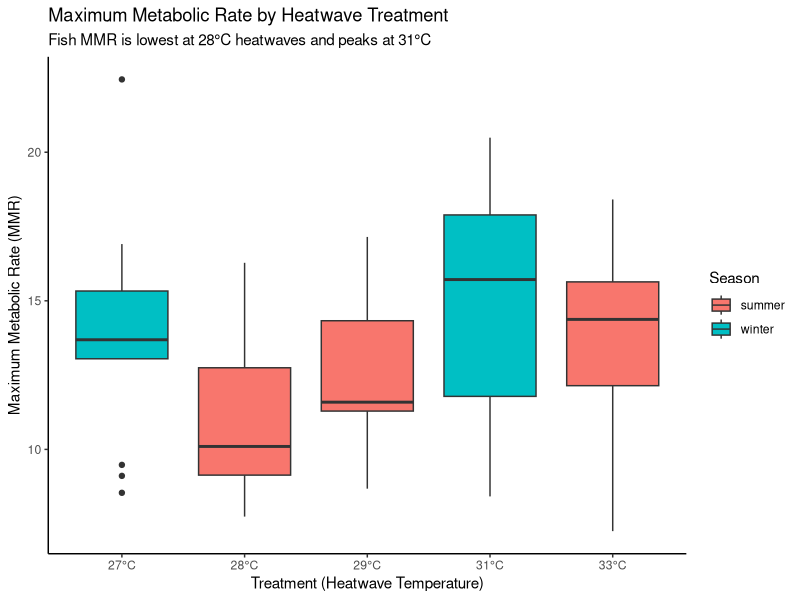
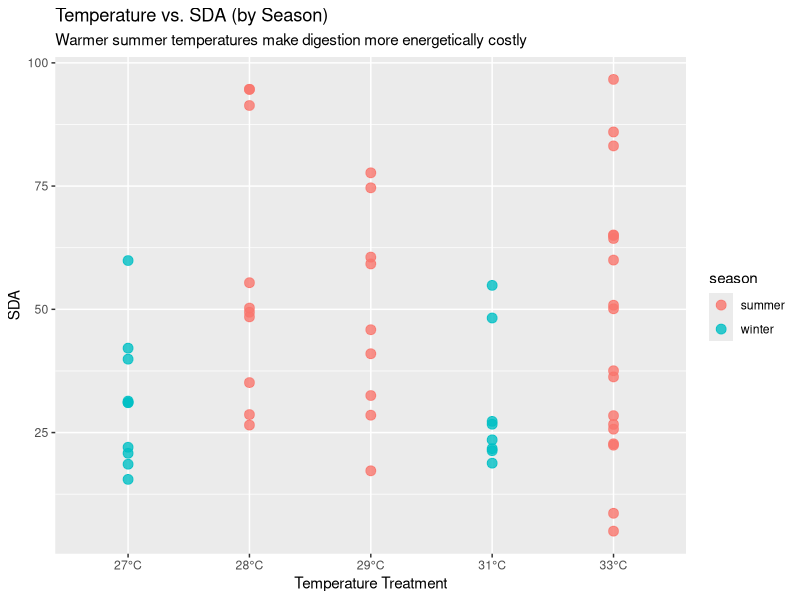
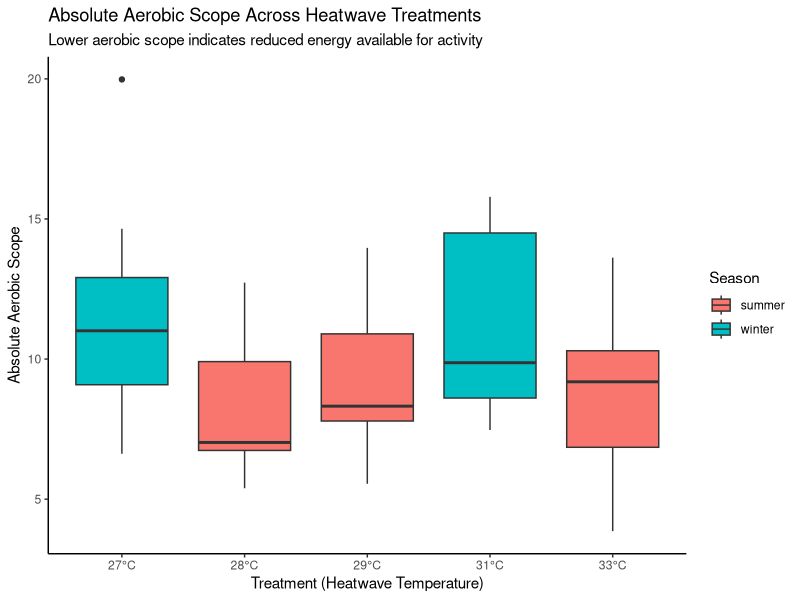
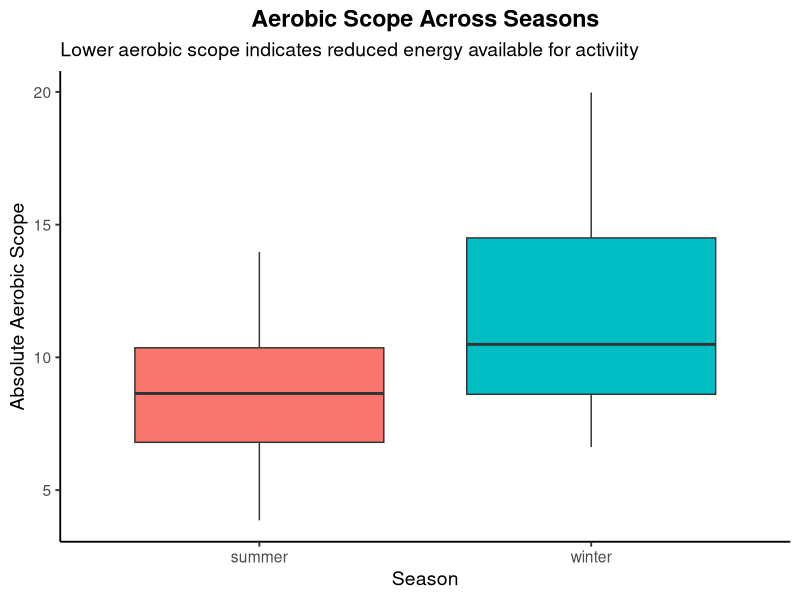
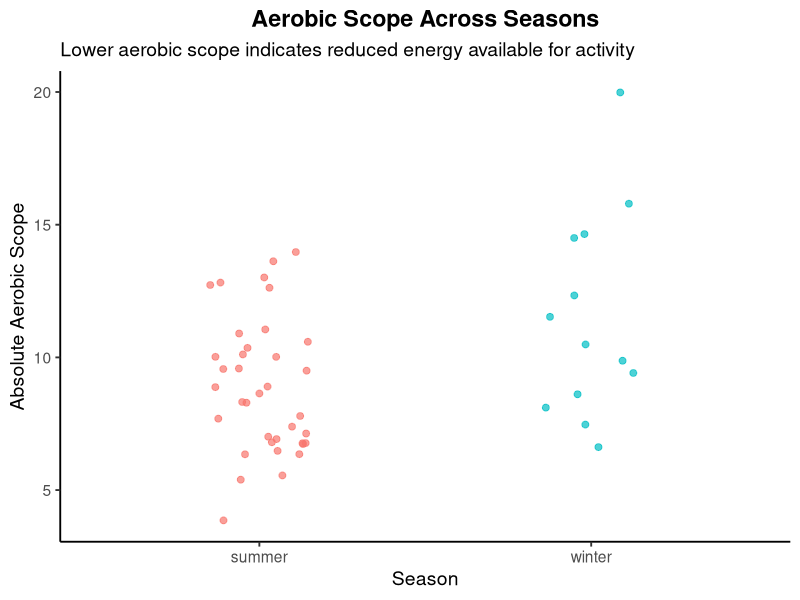
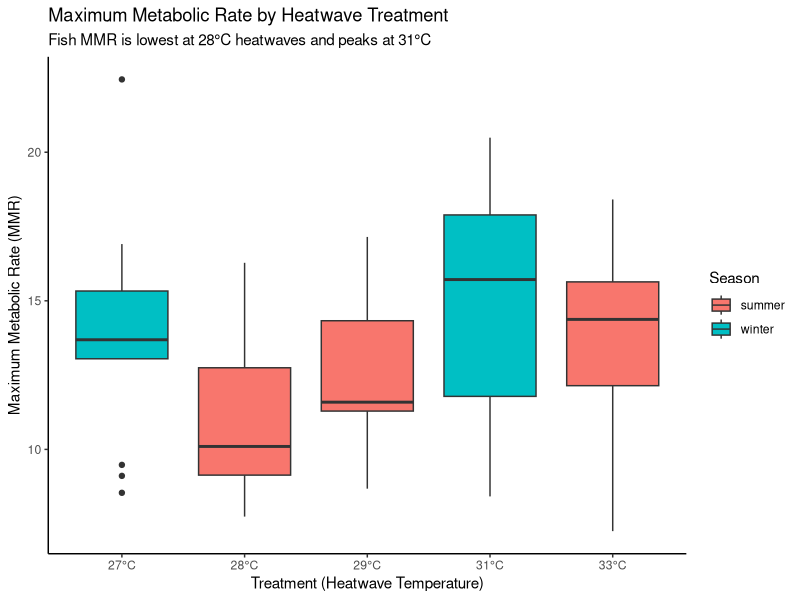
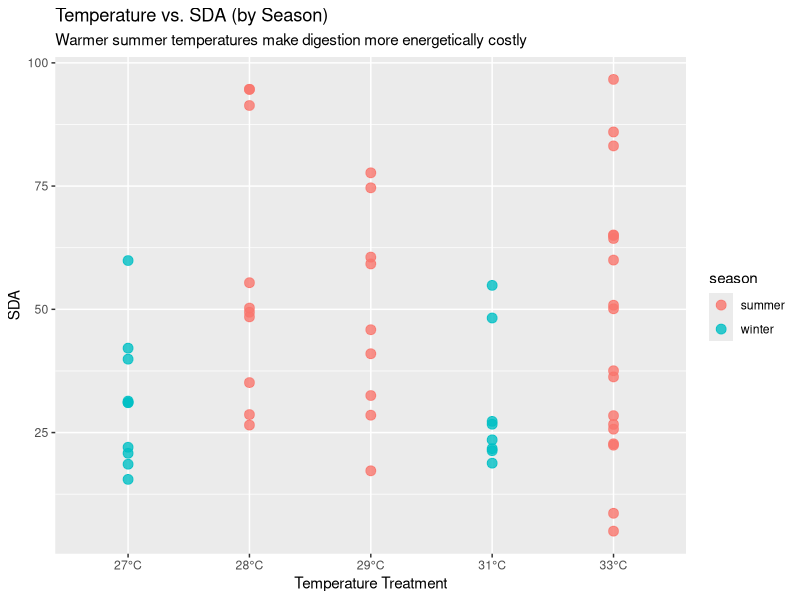
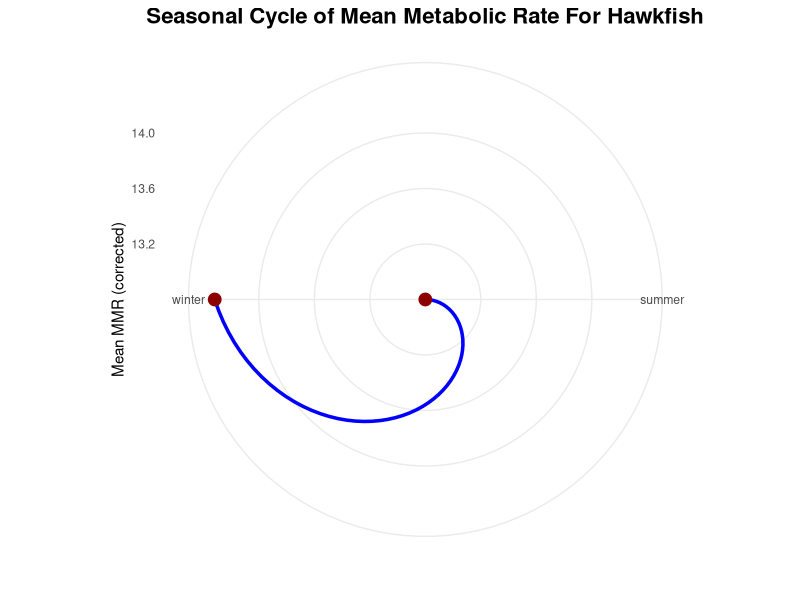

R code for these plots, in order: (Note: this script raises an error after producing the figures.)
## ---- chunk 1
library(tidyverse)
library(broom)
library(viridisLite)
library(ggplot2)
## ---- chunk 2
heatwaves_coral_fish <- read_csv("../data/VanWert_etal_2023_hawkfish.csv")
glimpse(heatwaves_coral_fish)
## ---- chunk 3
heatwaves_coral_fish_clean <- heatwaves_coral_fish |>
  rename(wet_mass = bw_g,
         total_length = tl_cm,
         standard_length = sl_cm,
         max_metabolic_rate = mmr_corrected,
         standard_metabolic_rate = smr_low10_all,
         absolute_aerobic_scope = aas_corrected,
         factorial_aerobic_scope = fas,
         SDA_coeff = sda_coeff,
         temp_of_arrhythmia = tarr,
         peak_max_heart_rate = fhmax_peak,
         temp_at_max_heart_rate = tpeak)
## ---- chunk 4

heatwave_vs_mmr <- heatwaves_coral_fish_clean |>
  filter(treatment_new != "wild") |>
  ggplot(aes(x = treatment_new, y = max_metabolic_rate, fill = season)) +
  geom_boxplot(position = position_dodge(width = 0.8)) +
  scale_x_discrete(labels = function(x) paste0(x, "°C")) +
  labs(
    title = "Maximum Metabolic Rate by Heatwave Treatment",
    subtitle = "Fish MMR is lowest at 28°C heatwaves and peaks at 31°C",
    x = "Treatment (Heatwave Temperature)",
    y = "Maximum Metabolic Rate (MMR)",
    fill = "Season"
  ) +
  theme_classic()

# Save the plot
ggsave("fig_mmr_vs_heatwave_boxplot.png", heatwave_vs_mmr, width = 7, height = 5)

heatwave_vs_mmr
## ---- chunk 5

temp_energy_season <- heatwaves_coral_fish_clean |>
  filter(treatment_new != "wild") |>
  ggplot(aes(x = treatment_new, y = SDA_integrated, color = season)) +
  geom_point(alpha = 0.8, size = 3) +
  scale_x_discrete(labels = function(x) ifelse(x == "wild", "wild", paste0(x, "°C"))) +
  labs(
    title = "Temperature vs. SDA (by Season)",
    subtitle = "Warmer summer temperatures make digestion more energetically costly",
    x = "Temperature Treatment",
    y = "SDA"
  )

# Save the plot
ggsave("fig_temp_energy_season_scatterplot.png", temp_energy_season, width = 7, height = 5)

temp_energy_season
## ---- chunk 6

season_means <- heatwaves_coral_fish_clean |>
  group_by(season) |>
  summarise(mean_mmr = mean(max_metabolic_rate, na.rm = TRUE))


seasonal_cycle <- ggplot(season_means, aes(x = season, y = mean_mmr, group = 1)) +
  geom_line(size = 1.2, color = "blue") +
  geom_point(size = 4, color = "darkred") +
  coord_polar() +
  theme_minimal() +
  labs(
    title = "Seasonal Cycle of Mean Metabolic Rate For Hawkfish",
    x = "",
    y = "Mean MMR (corrected)"
  ) +
  theme(
    plot.title = element_text(size = 16, face = "bold", hjust = 0.5)
   
  )

#save plot
ggsave("fig_polar_plot_metabolic_rate_per_season.png", seasonal_cycle, width = 7, height = 5)


## ---- chunk 7

aerobic_scope_treatment <- heatwaves_coral_fish_clean |>
  filter(treatment_new != "wild") |>
  mutate(treatment_new = factor(treatment_new,
                                levels = c("27", "28", "29", "31", "33"))) |>
  ggplot(aes(x = treatment_new,
             y = absolute_aerobic_scope,
             fill = season)) +
  geom_boxplot(position = position_dodge(width = 0.8)) +
  scale_x_discrete(labels = function(x) paste0(x, "°C")) +
  labs(
    title = "Absolute Aerobic Scope Across Heatwave Treatments",
    subtitle = "Lower aerobic scope indicates reduced energy available for activity",
    x = "Treatment (Heatwave Temperature)",
    y = "Absolute Aerobic Scope",
    fill = "Season"
  ) +
  theme_classic()

aerobic_scope_treatment
# Save the plot
ggsave("fig_aerobic_vs_heatwave_boxplot.png", aerobic_scope_treatment, width = 7, height = 5)

## ---- chunk 8
heatwaves_coral_fish_clean |>
  ggplot(aes(x = season, y = absolute_aerobic_scope, fill = season)) +
  geom_boxplot() +
  labs(
    title = "Aerobic Scope Across Seasons",
    subtitle = "Lower aerobic scope indicates reduced energy available for activiity",
    x = "Season",
    y = "Absolute Aerobic Scope"
  ) +
  theme_classic(base_size = 14) +
  theme(
    legend.position = "none",
    plot.title = element_text(face = "bold", hjust = 0.5)
  )

heatwaves_coral_fish_clean |>
  ggplot(aes(x = season, y = absolute_aerobic_scope, color = season)) +
  geom_jitter(width = 0.15, size = 2, alpha = 0.7) +
  labs(
    title = "Aerobic Scope Across Seasons",
    subtitle = "Lower aerobic scope indicates reduced energy available for activity",
    x = "Season",
    y = "Absolute Aerobic Scope"
  ) +
  theme_classic(base_size = 14) +
  theme(
    legend.position = "none",
    plot.title = element_text(face = "bold", hjust = 0.5)
  )
## ---- chunk 9
ggplot(VanWert_etal_2023_hawkfish, mapping = aes(x = mmr_corrected, y = aas_corrected, color = season)) + 
  geom_point(size = 3, alpha = 0.8) +
  labs(
    title = "Relationship between Metabolic Rate and Aeroic Scope",
    x = "Maximum Metabolic Rate",
    y = "Absolute Aerobic Scope",
    color = "Season"
  )
## ---- chunk 10

## ---- chunk 11
